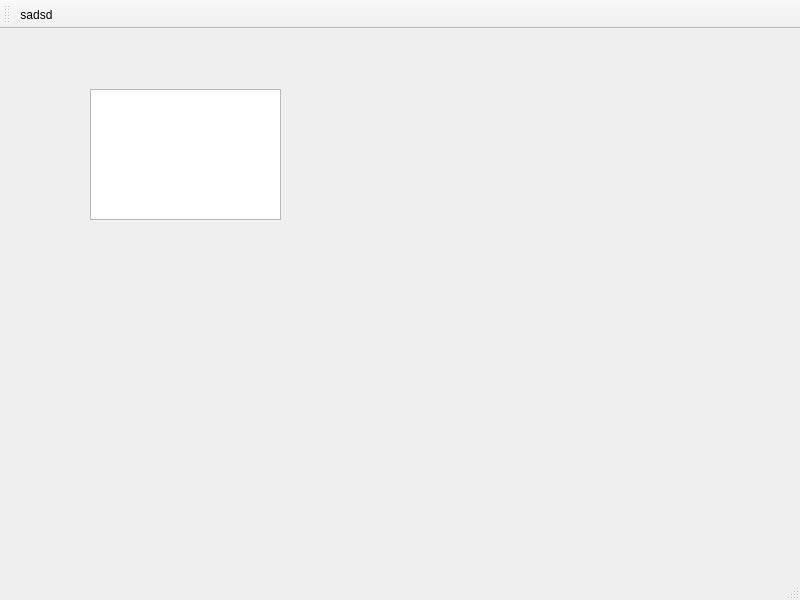
<?xml version="1.0" encoding="UTF-8"?>
<ui version="4.0">
 <class>MainWindow</class>
 <widget class="QMainWindow" name="MainWindow">
  <property name="geometry">
   <rect>
    <x>0</x>
    <y>0</y>
    <width>800</width>
    <height>600</height>
   </rect>
  </property>
  <property name="windowTitle">
   <string>widget[*]</string>
  </property>
  <widget class="QWidget" name="centralwidget">
   <widget class="QPlainTextEdit" name="plainTextEdit">
    <property name="geometry">
     <rect>
      <x>90</x>
      <y>60</y>
      <width>191</width>
      <height>131</height>
     </rect>
    </property>
    <property name="lineWrapMode">
     <enum>QPlainTextEdit::LineWrapMode::WidgetWidth</enum>
    </property>
    <property name="overwriteMode">
     <bool>false</bool>
    </property>
   </widget>
  </widget>
  <widget class="QMenuBar" name="menubar">
   <property name="geometry">
    <rect>
     <x>0</x>
     <y>0</y>
     <width>800</width>
     <height>18</height>
    </rect>
   </property>
  </widget>
  <widget class="QStatusBar" name="statusbar"/>
  <widget class="QToolBar" name="toolBar">
   <property name="windowTitle">
    <string>toolBar</string>
   </property>
   <attribute name="toolBarArea">
    <enum>TopToolBarArea</enum>
   </attribute>
   <attribute name="toolBarBreak">
    <bool>false</bool>
   </attribute>
   <addaction name="actionsadsd"/>
  </widget>
  <action name="actionsadsd">
   <property name="icon">
    <iconset theme="QIcon::ThemeIcon::AddressBookNew"/>
   </property>
   <property name="text">
    <string>sadsd</string>
   </property>
   <property name="toolTip">
    <string>dsadas</string>
   </property>
   <property name="menuRole">
    <enum>QAction::MenuRole::NoRole</enum>
   </property>
  </action>
 </widget>
 <resources/>
 <connections/>
</ui>
